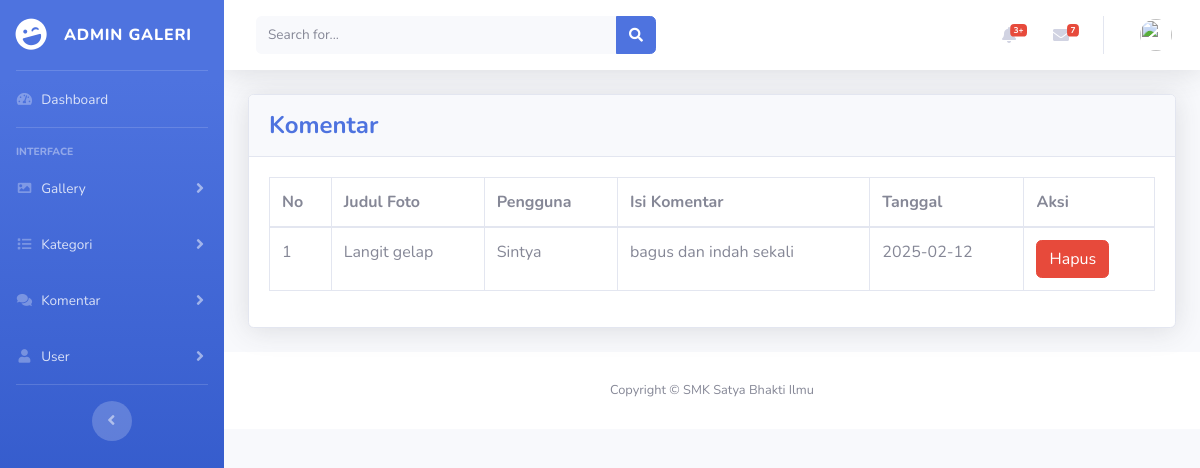
Page /admin/tampil-komentar.php on the earlier database version.
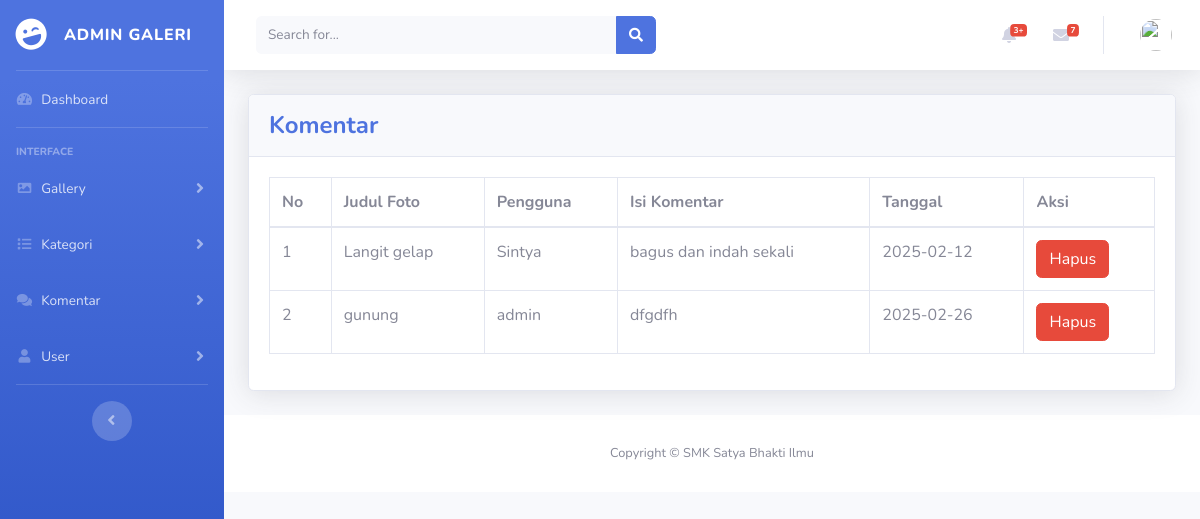
Same page on the later database version.
### tables this page shows
CREATE TABLE `gallery_komentarfoto` (
  `KomentarID` int(11) NOT NULL,
  `FotoID` int(11) NOT NULL,
  `UserID` int(11) NOT NULL,
  `IsiKomentar` text NOT NULL,
  `TanggalKomentar` date NOT NULL
);

CREATE TABLE `gallery_foto` (
  `FotoID` int(11) NOT NULL,
  `JudulFoto` varchar(255) DEFAULT NULL,
  `DeskripsiFoto` text DEFAULT NULL,
  `TanggalUnggah` date NOT NULL,
  `LokasiFile` varchar(255) NOT NULL,
  `AlbumID` int(11) DEFAULT NULL
);

CREATE TABLE `gallery_user` (
  `UserID` int(11) NOT NULL,
  `Username` varchar(255) NOT NULL,
  `Password` varchar(255) NOT NULL,
  `Email` varchar(255) NOT NULL,
  `NamaLengkap` varchar(255) DEFAULT NULL,
  `Alamat` text DEFAULT NULL,
  `Role` enum('user','admin') NOT NULL DEFAULT 'user'
);

### admin/tampil-komentar.php (the view, shortened to what this page needs)
<?php
include '../koneksi/koneksi.php';
$result = mysqli_query($conn, "SELECT gallery_komentarfoto.*, gallery_user.Username, gallery_foto.JudulFoto
                               FROM gallery_komentarfoto
                               JOIN gallery_user ON gallery_komentarfoto.UserID = gallery_user.UserID
                               JOIN gallery_foto ON gallery_komentarfoto.FotoID = gallery_foto.FotoID");
?>
<?php
include 'header.php';
include 'menu.php';
?>
<div class="container-fluid">
    <div class="card shadow mb-4">
        <div class="card-header py-3">
            <h4 class="m-0 font-weight-bold text-primary">Komentar</h4>
        </div>
        <div class="card-body">
            <div class="table-responsive">
                <table class="table table-bordered">
                    <thead>
                        <tr>
                            <th>No</th>
                            <th>Judul Foto</th>
                            <th>Pengguna</th>
                            <th>Isi Komentar</th>
                            <th>Tanggal</th>
                            <th>Aksi</th>
                        </tr>
                    </thead>
                    <tbody>
                        <?php $no = 1; while ($row = mysqli_fetch_assoc($result)): ?>
                        <tr>
                            <td><?= $no++; ?></td>
                            <td><?= htmlspecialchars($row['JudulFoto']); ?></td>
                            <td><?= htmlspecialchars($row['Username']); ?></td>
                            <td><?= htmlspecialchars($row['IsiKomentar']); ?></td>
                            <td><?= htmlspecialchars($row['TanggalKomentar']); ?></td>
                            <td>
                                <a href="komentar-tampilan.php?hapus=<?= $row['KomentarID'] ?>" onclick="return confirm('Yakin ingin menghapus?')" class="btn btn-danger">Hapus</a>
                            </td>
                        </tr>
                        <?php endwhile; ?>
                    </tbody>
                </table>
            </div>
        </div>
    </div>
</div>
<?php
include 'footer.php';
?>

Differences in the rows shown:
added gallery_komentarfoto: FotoID.JudulFoto "gunung", UserID.Username "admin", IsiKomentar "dfgdfh", TanggalKomentar "2025-02-26"
